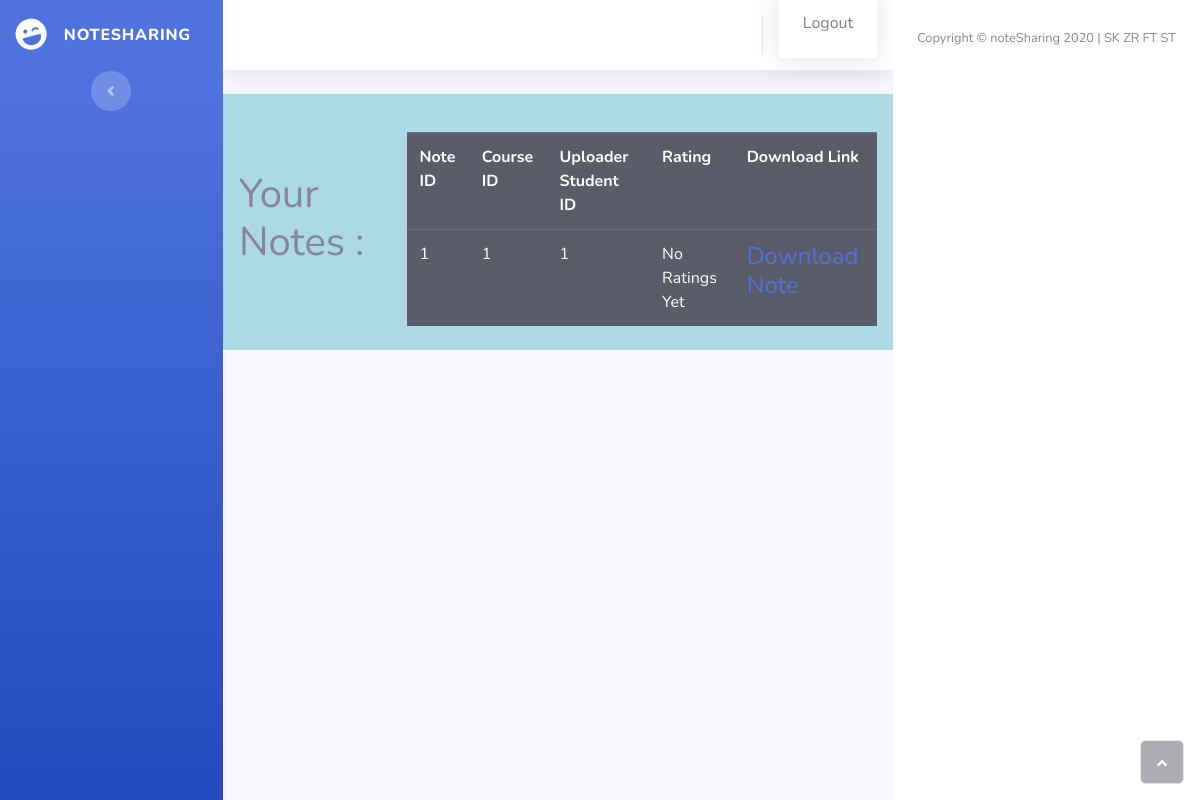
Before: /view-notes-student (signed in) with the older database file.
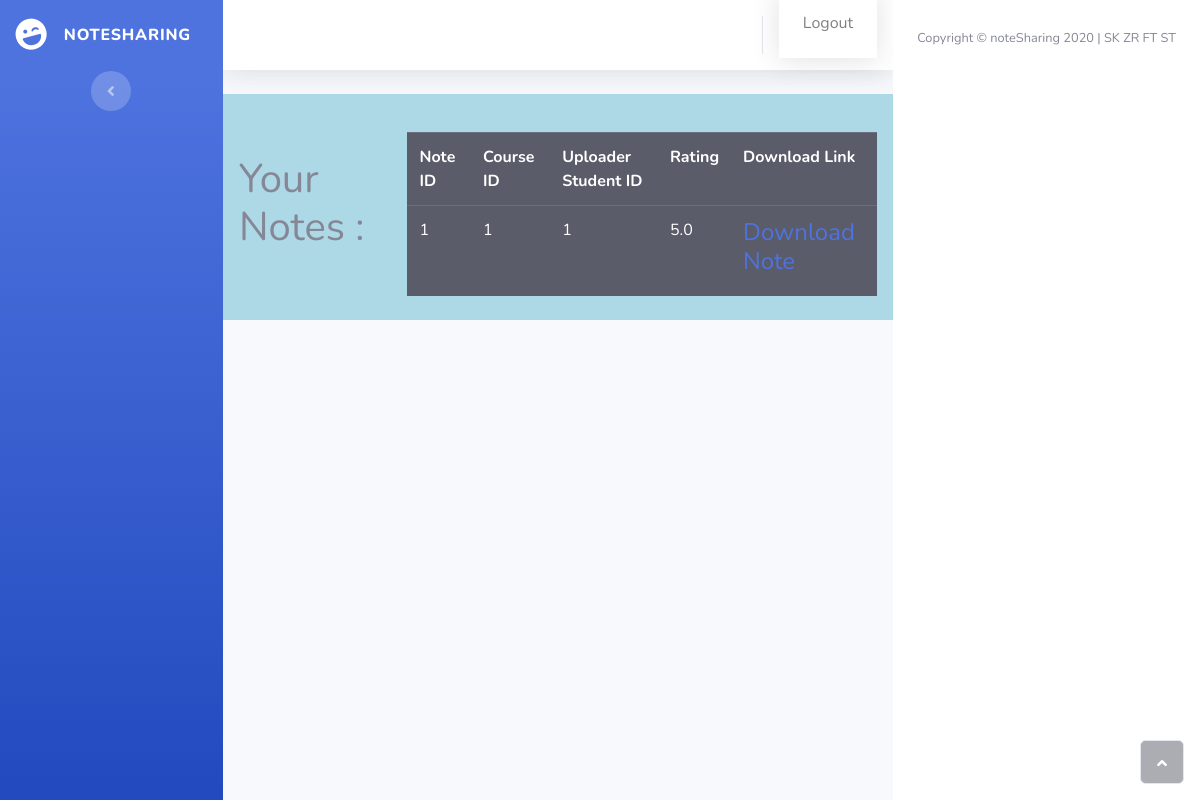
After: the same page with the newer database file.
### swe_project/models.py (models this page shows, shortened)
class Notes(db.Model):
    id=db.Column(db.Integer,primary_key=True)
    course_id=db.Column(db.Integer,db.ForeignKey('courses.id'),nullable=False)
    student_id=db.Column(db.Integer,db.ForeignKey('student.id'),nullable=False)
    Note=db.Column(db.LargeBinary,nullable=False)
    approve=db.Column(db.Boolean,nullable=False)

class Rating(db.Model):
    id=db.Column(db.Integer,primary_key=True)
    note_id=db.Column(db.Integer,db.ForeignKey('notes.id'),nullable=False)
    rating=db.Column(db.Integer,nullable=False)
    student_id=db.Column(db.Integer,db.ForeignKey('student.id'),nullable=False)
    def getAverageRating(noteID):#Prints the average rating for a given Note
        R=[]
        for ra in Rating.query.filter_by(note_id=noteID).all():
            R.append(ra.rating)
        if len(R)==0:
            return 'No Ratings Yet'
        return sum(R)/len(R) #Returns the average of the list of rating for a Note ID

### swe_project/routes.py (the view)
@app.route('/view-notes-student',methods=['GET','POST'])
@login_required
def ViewNote():
    print("Testing Notes Now-->")
    return render_template('viewnotes.html',NoteList=Student_Course.ReturnApproveNotesStudent(current_user.id),ratin=Rating)

### swe_project/models.py (called while the page is built)
@login_manager.user_loader
def load_user(user_id):
    return User.query.get(int(user_id))

    def ReturnApproveNotesStudent(userid): #Returns Notes which have been approved by the professor for the courses the student is in
        student=Student.query.filter_by(user_id=userid).first()
        courseidlist=[]
        FilterStudent=Student_Course.query.filter_by(student_id=student.id).all()
        approveNotes=[]
        for fs in FilterStudent:
            courseidlist.append(fs.course_id)
        print("The courses for which this student has registered are- RANS function")
        for course in courseidlist:
            print(course)
        for note in Notes.query.all():
            if note.approve==True and note.course_id in courseidlist:
                approveNotes.append(note)
        return approveNotes

### swe_project/templates/viewnotes.html (shortened to what this page needs)
<!DOCTYPE html>
<html>
<head>
    <link rel="stylesheet" href="static/assets/bootstrap/css/bootstrap.min.css">
    <link rel="stylesheet" href="static/assets/fonts/fontawesome-all.min.css">
</head>
<body id="page-top">
    <div id="wrapper">
        <nav class="navbar navbar-dark align-items-start sidebar sidebar-dark accordion bg-gradient-primary p-0">
            <div class="container-fluid d-flex flex-column p-0">
                <a class="navbar-brand d-flex justify-content-center align-items-center sidebar-brand m-0" href="#">
                    <div class="sidebar-brand-icon rotate-n-15"><i class="fas fa-laugh-wink"></i></div>
                    <div class="sidebar-brand-text mx-3"><span>noteSharing</span></div>
                </a>
                <div class="text-center d-none d-md-inline"><button class="btn rounded-circle border-0" id="sidebarToggle" type="button"></button></div>
            </div>
        </nav>
        <div class="d-flex flex-column" id="content-wrapper">
            <div id="content">
                <nav class="navbar navbar-light navbar-expand bg-white shadow mb-4 topbar static-top">
                    <div class="container-fluid"><button class="btn btn-link d-md-none rounded-circle mr-3" id="sidebarToggleTop" type="button"></button>
                        <ul class="nav navbar-nav flex-nowrap ml-auto">
                                <nav class="navbar navbar-dark navbar-expand bg-white shadow mb-4 topbar static-top">
                                    <a class="nav-item nav-link" href="{{ url_for('logout') }}">Logout</a>
                                </nav>
            </div>
            </nav>
            <nav class="navbar navbar-expand-lg class="navbar navbar-light" style="background-color:lightblue;">
    <h1>
            Your Notes :
    </h1>
    <table class= "table table-dark" style="margin-top: 30px; margin-left: 10px;">
            <tr>
                <th scope="col">
                    Note ID
                </th>
                <th scope= "col">
                    Course ID
                </th>
                <th scope= "col">
                    Uploader Student ID
                </th>
                <th scope= "col">
                    Rating
                </th>
                <th scope= "col">
                   Download Link
                </th>
            </tr>
        {%for note in NoteList%}
            <tr>
                <td scope="col">
                    {{note.id}}
                </td>
                <td scope="col">
                    {{note.course_id}}
                </td>
                <td scope="col">
                    {{note.student_id}}
                </td>
                <td scope="col">
                    {{ratin.getAverageRating(note.id)}}
                </td>
                <td scope="col">
                <h4>
                   <a href="{{url_for('DownloadNote',noteid=note.id)}}">Download Note</a>
                </h4>
                </td>
            </tr>
        {%endfor%}
        </table>
        </div>
        </div>
        <footer class="bg-white sticky-footer">
            <div class="container my-auto">
                <div class="text-center my-auto copyright"><span>Copyright © noteSharing 2020 | SK ZR FT ST</span></div>
            </div>
        </footer>
    </div><a class="border rounded d-inline scroll-to-top" href="#page-top"><i class="fas fa-angle-up"></i></a></div>
</body>
</html>

Changed rows visible on the page:
shown differently, row unchanged: Notes id 1: getAverageRating "No Ratings Yet" → (not shown)
added Rating: getAverageRating "5.0"
